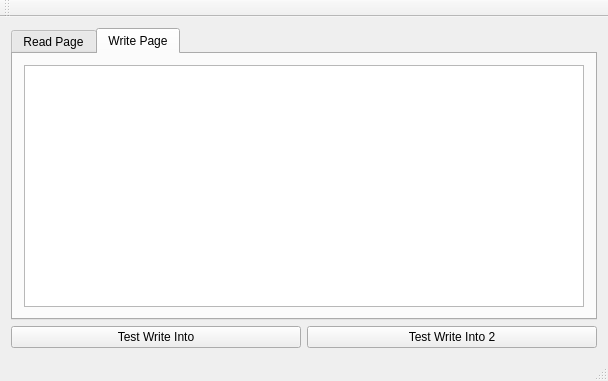
<?xml version="1.0" encoding="UTF-8"?>
<ui version="4.0">
 <class>MainWindow</class>
 <widget class="QMainWindow" name="MainWindow">
  <property name="geometry">
   <rect>
    <x>0</x>
    <y>0</y>
    <width>608</width>
    <height>381</height>
   </rect>
  </property>
  <property name="windowTitle">
   <string>testdatapersistence</string>
  </property>
  <widget class="QWidget" name="centralWidget">
   <layout class="QGridLayout" name="gridLayout">
    <item row="1" column="0">
     <widget class="QPushButton" name="pushButton">
      <property name="text">
       <string>Test Write Into</string>
      </property>
     </widget>
    </item>
    <item row="1" column="1">
     <widget class="QPushButton" name="pushButton_2">
      <property name="text">
       <string>Test Write Into 2</string>
      </property>
     </widget>
    </item>
    <item row="0" column="0" colspan="2">
     <widget class="QTabWidget" name="tabWidget">
      <property name="currentIndex">
       <number>1</number>
      </property>
      <widget class="QWidget" name="tab">
       <attribute name="title">
        <string>Read Page</string>
       </attribute>
       <layout class="QHBoxLayout" name="horizontalLayout_2">
        <item>
         <widget class="QTextBrowser" name="textBrowser"/>
        </item>
       </layout>
      </widget>
      <widget class="QWidget" name="tab_2">
       <attribute name="title">
        <string>Write Page</string>
       </attribute>
       <layout class="QHBoxLayout" name="horizontalLayout_3">
        <item>
         <widget class="QPlainTextEdit" name="plainTextEdit"/>
        </item>
       </layout>
      </widget>
     </widget>
    </item>
   </layout>
  </widget>
  <widget class="QMenuBar" name="menuBar">
   <property name="geometry">
    <rect>
     <x>0</x>
     <y>0</y>
     <width>608</width>
     <height>22</height>
    </rect>
   </property>
  </widget>
  <widget class="QToolBar" name="mainToolBar">
   <attribute name="toolBarArea">
    <enum>TopToolBarArea</enum>
   </attribute>
   <attribute name="toolBarBreak">
    <bool>false</bool>
   </attribute>
  </widget>
  <widget class="QStatusBar" name="statusBar"/>
 </widget>
 <layoutdefault spacing="6" margin="11"/>
 <resources/>
 <connections/>
</ui>
